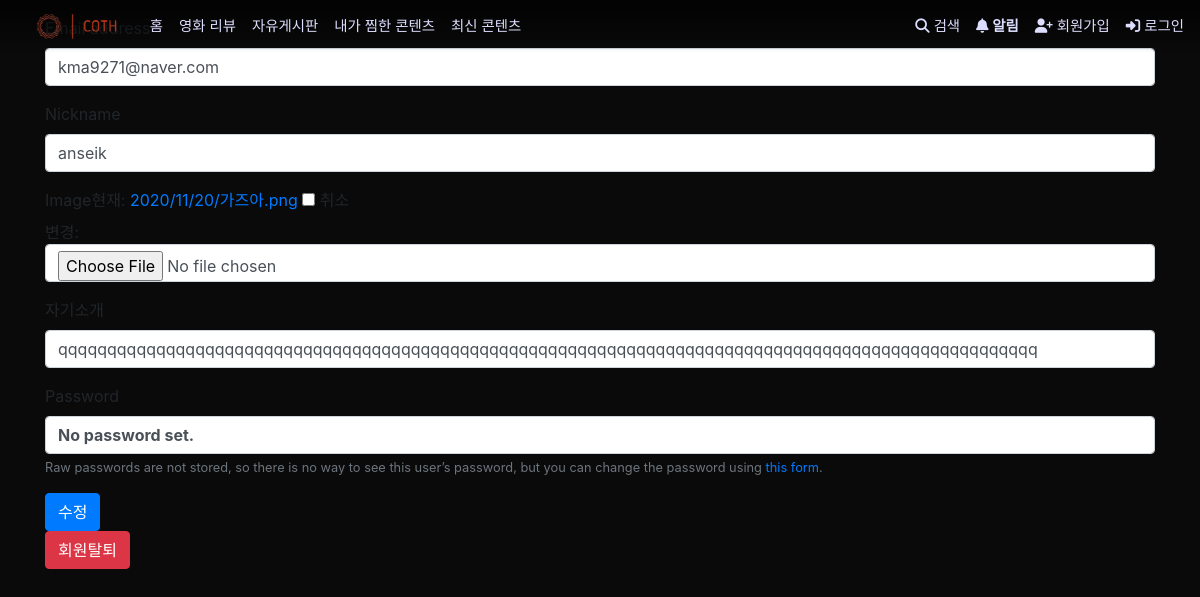
The page /accounts/2/update/ on the database as committed earlier.
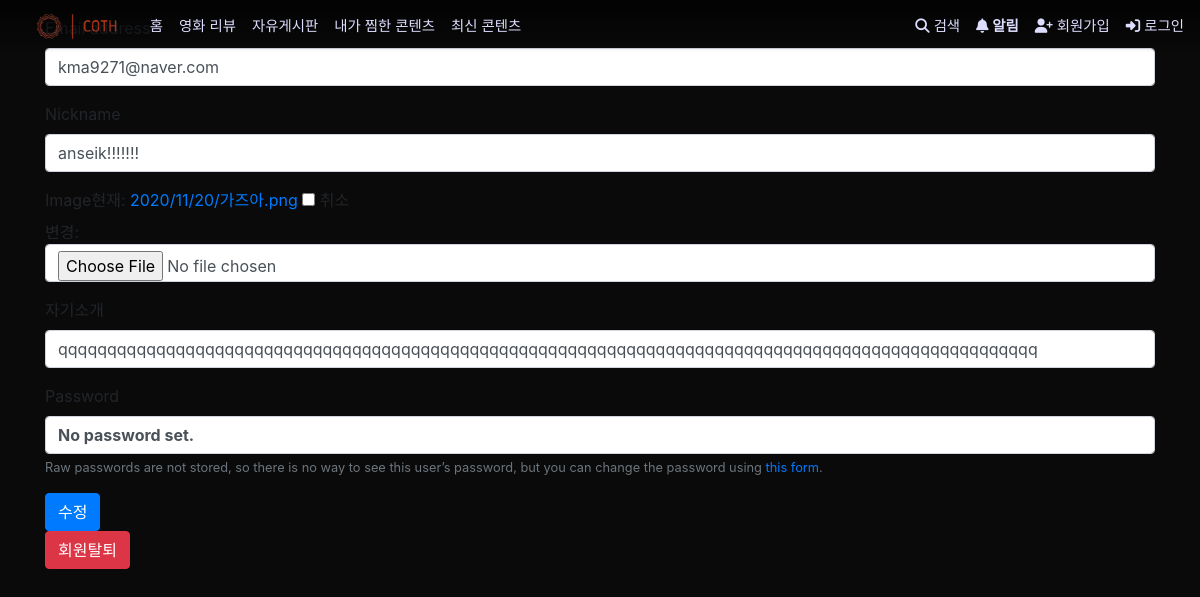
The same page on the database as committed later.
### accounts/models.py (models this page shows)
class User(AbstractUser):
    followers = models.ManyToManyField('self', symmetrical=False, related_name='followings')
    image = ProcessedImageField(blank=True,
                                processors=[Thumbnail(150, 150)],
                                format='png',
                                options={'quality': 100},
                                upload_to='%Y/%m/%d')
    selfpr = models.CharField(max_length=100)
    nickname = models.CharField(max_length=20)

### accounts/views.py (the view)
# urls.py: path('<int:user_pk>/update/', views.update, name='update'),
@require_http_methods(['GET', 'POST'])
def update(request, user_pk):
    user = get_object_or_404(get_user_model(), pk=user_pk)
    if request.method == 'POST':
        form = CustomUserChangeForm(request.POST, request.FILES, instance=user)
        if form.is_valid():
            form.save()
            return redirect('accounts:profile', user.pk)
    else:
        form = CustomUserChangeForm(instance=user)
    context = {
        'form': form,
    }
    return render(request, 'accounts/update.html', context)

### accounts/forms.py
class CustomUserChangeForm(UserChangeForm):
    selfpr = forms.CharField(
        label = "자기소개",
        widget=forms.TextInput(attrs={
            'class': 'my-content form-control',
            'placeholder': '자기소개를 입력해주세요',
            'maxlength' : 300,
        })
    )
    class Meta:
        model = get_user_model()
        fields = ['email', 'nickname', 'image', 'selfpr']

### accounts/templates/accounts/update.html (shortened to what this page needs)
{% extends 'base.html' %}
{% load bootstrap4 %}
{% load static %}
{% block content %}
  <form action="{% url 'accounts:update' request.user.pk %}" method="POST" class="form" enctype="multipart/form-data">
    {% bootstrap_form form %}
    {% buttons %}
      <button class="btn btn-primary" type="submit">
        수정
      </button>
    {% endbuttons %}
  </form>
  <form action="{% url 'accounts:delete' request.user.pk %}" method="POST" class="form">
    <button class="btn btn-danger" type="submit">
      회원탈퇴
    </button>
  </form>
{% endblock %}

Rows that differ between the two databases and show on the page:
changed User "kma9271@naver.com": nickname "anseik" → "anseik!!!!!!!"
